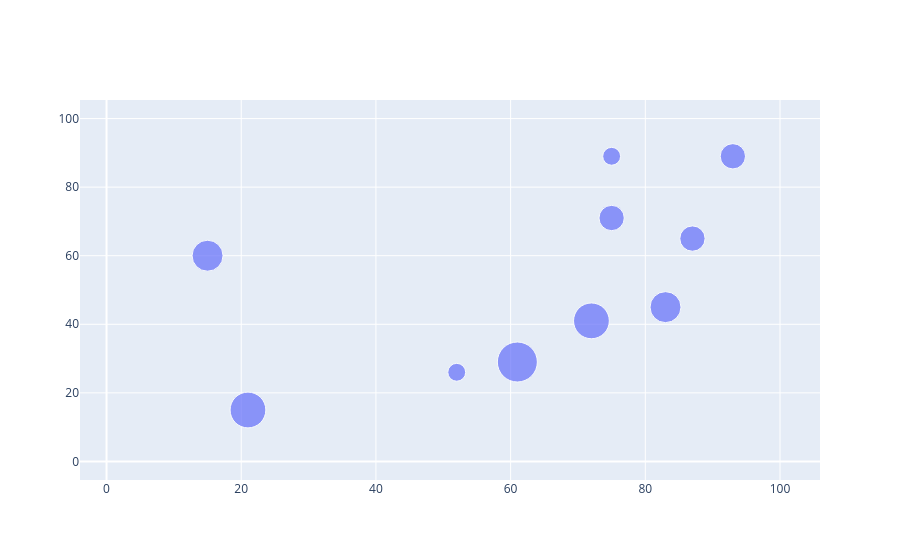

The notebook cell this image was saved under:
### Code cell
import numpy as np 
# creating random data through randomint  
# function of numpy.random  
np.random.seed(42) 
  
random_x= np.random.randint(1,101,100)  
random_y= np.random.randint(1,101,100) 
  
size = [20, 40, 60, 80, 100, 80, 60, 40, 20, 40] 
  
plot = px.Figure(data=[px.Scatter( 
    x = random_x, 
    y = random_y, 
    mode = 'markers', 
    marker=dict( 
        size=size, 
        sizemode='area', 
        sizeref=2.*max(size)/(40.**2), 
        sizemin=4
    ) 
)])                    
plot.show()

### Figure 1 — Plotly figure (JSON) as saved in the notebook; plotly's stock layout.template omitted (floating-point values rounded to 4 significant figures)
{"data": [{"marker": {"size": [20, 40, 60, 80, 100, 80, 60, 40, 20, 40], "sizemin": 4, "sizemode": "area", "sizeref": 0.125}, "mode": "markers", "type": "scatter", "x": [52, 93, 15, 72, 61, 21, 83, 87, 75, 75, 88, 100, 24, 3, 22, 53, 2, 88, 30, 38, 2, 64, 60, 21, 33, 76, 58, 22, 89, 49, 91, 59, 42, 92, 60, 80, 15, 62, 62, 47, 62, 51, 55, 64, 3, 51, 7, 21, 73, 39, 18, 4, 89, 60, 14, 9, 90, 53, 2, 84, 92, 60, 71, 44, 8, 47, 35, 78, 81, 36, 50, 4, 2, 6, 54, 4, 54, 93, 63, 18, 90, 44, 34, 74, 62, 100, 14, 95, 48, 15, 72, 78, 87, 62, 40, 85, 80, 82, 53, 24], "y": [26, 89, 60, 41, 29, 15, 45, 65, 89, 71, 9, 88, 1, 8, 88, 63, 11, 81, 8, 35, 35, 33, 5, 41, 28, 7, 73, 72, 12, 34, 33, 48, 23, 62, 88, 37, 99, 44, 86, 91, 35, 65, 99, 47, 78, 3, 1, 5, 90, 14, 27, 9, 79, 15, 90, 42, 77, 51, 63, 96, 52, 96, 4, 94, 23, 15, 43, 29, 36, 13, 32, 71, 59, 86, 28, 66, 42, 45, 62, 57, 6, 28, 28, 44, 84, 30, 62, 75, 92, 89, 62, 97, 1, 27, 62, 77, 3, 70, 72, 27]}], "layout": {}}
